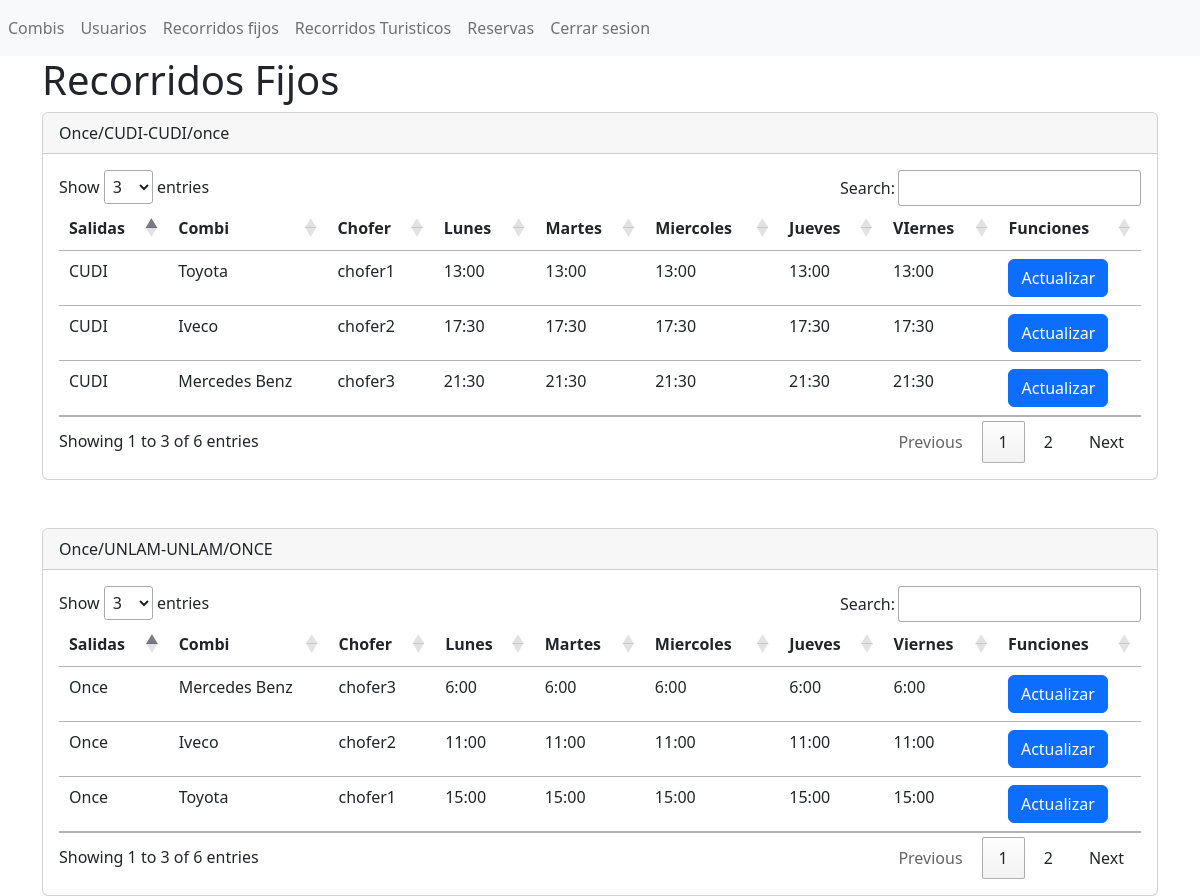
Screenshot of /administrador/secciones/recorridosfijos/index.php (signed in) with the database file from the repository.
### tables this page shows
CREATE TABLE `recorridofijo1` (
  `id` int(11) NOT NULL,
  `salida` varchar(100) NOT NULL,
  `horario` varchar(100) NOT NULL,
  `id_combiasignada` int(11) NOT NULL,
  `id_choferasignado` int(11) NOT NULL,
  `paradas_recorrido` varchar(250) NOT NULL
);

CREATE TABLE `recorridofijo2` (
  `id` int(11) NOT NULL,
  `salida` varchar(100) NOT NULL,
  `horariofijo` varchar(100) NOT NULL,
  `id_combiasignada` int(11) NOT NULL,
  `id_choferasignado` int(11) NOT NULL,
  `paradas_recorrido` varchar(250) NOT NULL
);

### administrador/secciones/recorridosfijos/index.php (the view)
<?php
include("../../configuracion/bd.php");
$query  = "SELECT *,(SELECT modelo_combi
FROM combis
WHERE combis.id = recorridofijo1.id_combiasignada limit 1) as combienuso,(SELECT patente_combi
FROM combis
WHERE combis.id = recorridofijo1.id_combiasignada limit 1) as patente,(SELECT capacidad_combi
FROM combis
WHERE combis.id = recorridofijo1.id_combiasignada limit 1) as capacidad,(SELECT nombrechofer
FROM choferes
WHERE choferes.id = recorridofijo1.id_choferasignado limit 1) as choferasignado
FROM recorridofijo1";
$consulta = mysqli_query($conn, $query);
$query2 = "SELECT *,(SELECT modelo_combi
FROM combis
WHERE combis.id = recorridofijo2.id_combiasignada limit 1) as combienuso2,(SELECT patente_combi
FROM combis
WHERE combis.id = recorridofijo2.id_combiasignada limit 1) as patente2,(SELECT capacidad_combi
FROM combis
WHERE combis.id = recorridofijo2.id_combiasignada limit 1) as capacidad2,(SELECT nombrechofer
FROM choferes
WHERE choferes.id = recorridofijo2.id_choferasignado limit 1) as choferasignado2
FROM recorridofijo2";
$consulta2 = mysqli_query($conn, $query2);
?>
<?php include("../../templates/cabecera.php");
?>
<h1>Recorridos Fijos</h1>
<div class="card">
    <div class="card-header">
        Once/CUDI-CUDI/once
    </div>
    <div class="card-body">
        <div class="table-responsive-sm">
            <table class="table " id="tabla_id">
                <thead>
                    <tr>
                        <th scope="col">Salidas</th>
                        <th scope="col">Combi</th>
                        <th scope="col">Chofer</th>
                        <th scope="col">Lunes</th>
                        <th scope="col">Martes</th>
                        <th scope="col">Miercoles</th>
                        <th scope="col">Jueves</th>
                        <th scope="col">VIernes</th>
                        <th scope="col">Funciones</th>
                    </tr>
                </thead>
                <tbody>
                    <?php foreach ($consulta as $registro) { ?>
                        <tr class="">
                            <td scope="row"><?php echo $registro['salida']; ?>
                            </td>
                            <td><?php echo $registro['combienuso']; ?></td>
                            <td><?php echo $registro['choferasignado']; ?></td>
                            <td><?php echo $registro['horario']; ?></td>
                            <td><?php echo $registro['horario']; ?></td>
                            <td><?php echo $registro['horario']; ?></td>
                            <td><?php echo $registro['horario']; ?></td>
                            <td><?php echo $registro['horario']; ?></td>
                            <td><a name="" id="" class="btn btn-primary" href="editar.php?txtID=<?php echo $registro['id']; ?>" role="button">Actualizar</a></td>
                        <?php } ?>
                        </tr>
                </tbody>
            </table>
        </div>
    </div>
</div>
<br><br>
<div class="card">
    <div class="card-header">
        Once/UNLAM-UNLAM/ONCE
    </div>
    <div class="card-body">
        <div class="table-responsive-sm">
            <table class="table" id="tabla2_id">
                <thead>
                    <tr>
                        <th scope="col">Salidas</th>
                        <th scope="col">Combi</th>
                        <th scope="col">Chofer</th>
                        <th scope="col">Lunes</th>
                        <th scope="col">Martes</th>
                        <th scope="col">Miercoles</th>
                        <th scope="col">Jueves</th>
                        <th scope="col">Viernes</th>
                        <th scope="col">Funciones</th>
                    </tr>
                </thead>
                <tbody>
                    <?php foreach ($consulta2 as $registro) { ?>
                        <tr class="">
                            <td scope="row"><?php echo $registro['salida']; ?>
                            </td>
                            <td><?php echo $registro['combienuso2']; ?></td>
                            <td><?php echo $registro['choferasignado2']; ?></td>
                            <td><?php echo $registro['horariofijo']; ?></td>
                            <td><?php echo $registro['horariofijo']; ?></td>
                            <td><?php echo $registro['horariofijo']; ?></td>
                            <td><?php echo $registro['horariofijo']; ?></td>
                            <td><?php echo $registro['horariofijo']; ?></td>
                            <td><a name="" id="" class="btn btn-primary" href="editar.php?txtID2=<?php echo $registro['id']; ?>" role="button">Actualizar</a></td>
                        <?php } ?>
                        </tr>
                </tbody>
            </table>
        </div>
    </div>
</div>
<?php include("../../templates/pie.php");
?>

### rows the page displays
recorridofijo1: salida "CUDI", combienuso "Toyota", choferasignado "chofer1", horario "13:00"
recorridofijo1: salida "CUDI", combienuso "Iveco", choferasignado "chofer2", horario "17:30"
recorridofijo1: salida "CUDI", combienuso "Mercedes Benz", choferasignado "chofer3", horario "21:30"
recorridofijo2: salida "Once", combienuso2 "Mercedes Benz", choferasignado2 "chofer3", horariofijo "6:00"
recorridofijo2: salida "Once", combienuso2 "Iveco", choferasignado2 "chofer2", horariofijo "11:00"
recorridofijo2: salida "Once", combienuso2 "Toyota", choferasignado2 "chofer1", horariofijo "15:00"
